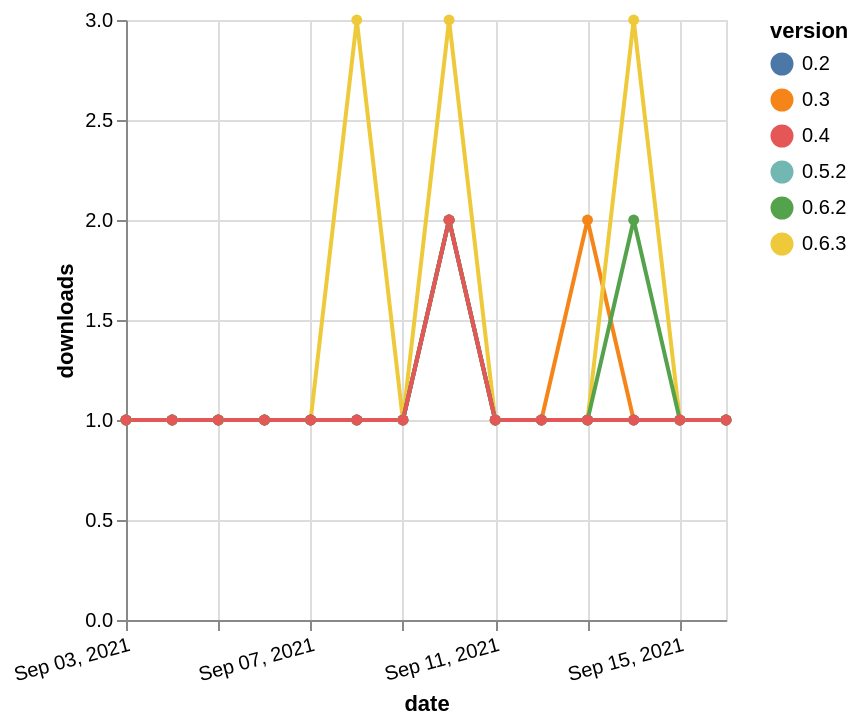

Specify this chart in Vega-Lite:
### Vega-Lite specification from a JSON file in a GitHub repository (floating-point values rounded to 4 significant figures)
{"$schema": "https://vega.github.io/schema/vega-lite/v5.json", "description": "A simple bar chart with embedded data.", "data": {"values": [{"date": "2021-09-03", "total": 183, "delta": 1, "version": "0.3"}, {"date": "2021-09-04", "total": 184, "delta": 1, "version": "0.3"}, {"date": "2021-09-05", "total": 185, "delta": 1, "version": "0.3"}, {"date": "2021-09-06", "total": 186, "delta": 1, "version": "0.3"}, {"date": "2021-09-07", "total": 187, "delta": 1, "version": "0.3"}, {"date": "2021-09-08", "total": 188, "delta": 1, "version": "0.3"}, {"date": "2021-09-09", "total": 189, "delta": 1, "version": "0.3"}, {"date": "2021-09-10", "total": 191, "delta": 2, "version": "0.3"}, {"date": "2021-09-11", "total": 192, "delta": 1, "version": "0.3"}, {"date": "2021-09-12", "total": 193, "delta": 1, "version": "0.3"}, {"date": "2021-09-13", "total": 195, "delta": 2, "version": "0.3"}, {"date": "2021-09-14", "total": 196, "delta": 1, "version": "0.3"}, {"date": "2021-09-15", "total": 197, "delta": 1, "version": "0.3"}, {"date": "2021-09-16", "total": 198, "delta": 1, "version": "0.3"}, {"date": "2021-09-03", "total": 233, "delta": 1, "version": "0.6.3"}, {"date": "2021-09-04", "total": 234, "delta": 1, "version": "0.6.3"}, {"date": "2021-09-05", "total": 235, "delta": 1, "version": "0.6.3"}, {"date": "2021-09-06", "total": 236, "delta": 1, "version": "0.6.3"}, {"date": "2021-09-07", "total": 237, "delta": 1, "version": "0.6.3"}, {"date": "2021-09-08", "total": 240, "delta": 3, "version": "0.6.3"}, {"date": "2021-09-09", "total": 241, "delta": 1, "version": "0.6.3"}, {"date": "2021-09-10", "total": 244, "delta": 3, "version": "0.6.3"}, {"date": "2021-09-11", "total": 245, "delta": 1, "version": "0.6.3"}, {"date": "2021-09-12", "total": 246, "delta": 1, "version": "0.6.3"}, {"date": "2021-09-13", "total": 247, "delta": 1, "version": "0.6.3"}, {"date": "2021-09-14", "total": 250, "delta": 3, "version": "0.6.3"}, {"date": "2021-09-15", "total": 251, "delta": 1, "version": "0.6.3"}, {"date": "2021-09-16", "total": 252, "delta": 1, "version": "0.6.3"}, {"date": "2021-09-03", "total": 175, "delta": 1, "version": "0.5.2"}, {"date": "2021-09-04", "total": 176, "delta": 1, "version": "0.5.2"}, {"date": "2021-09-05", "total": 177, "delta": 1, "version": "0.5.2"}, {"date": "2021-09-06", "total": 178, "delta": 1, "version": "0.5.2"}, {"date": "2021-09-07", "total": 179, "delta": 1, "version": "0.5.2"}, {"date": "2021-09-08", "total": 180, "delta": 1, "version": "0.5.2"}, {"date": "2021-09-09", "total": 181, "delta": 1, "version": "0.5.2"}, {"date": "2021-09-10", "total": 183, "delta": 2, "version": "0.5.2"}, {"date": "2021-09-11", "total": 184, "delta": 1, "version": "0.5.2"}, {"date": "2021-09-12", "total": 185, "delta": 1, "version": "0.5.2"}, {"date": "2021-09-13", "total": 186, "delta": 1, "version": "0.5.2"}, {"date": "2021-09-14", "total": 187, "delta": 1, "version": "0.5.2"}, {"date": "2021-09-15", "total": 188, "delta": 1, "version": "0.5.2"}, {"date": "2021-09-16", "total": 189, "delta": 1, "version": "0.5.2"}, {"date": "2021-09-03", "total": 168, "delta": 1, "version": "0.2"}, {"date": "2021-09-04", "total": 169, "delta": 1, "version": "0.2"}, {"date": "2021-09-05", "total": 170, "delta": 1, "version": "0.2"}, {"date": "2021-09-06", "total": 171, "delta": 1, "version": "0.2"}, {"date": "2021-09-07", "total": 172, "delta": 1, "version": "0.2"}, {"date": "2021-09-08", "total": 173, "delta": 1, "version": "0.2"}, {"date": "2021-09-09", "total": 174, "delta": 1, "version": "0.2"}, {"date": "2021-09-10", "total": 176, "delta": 2, "version": "0.2"}, {"date": "2021-09-11", "total": 177, "delta": 1, "version": "0.2"}, {"date": "2021-09-12", "total": 178, "delta": 1, "version": "0.2"}, {"date": "2021-09-13", "total": 179, "delta": 1, "version": "0.2"}, {"date": "2021-09-14", "total": 180, "delta": 1, "version": "0.2"}, {"date": "2021-09-15", "total": 181, "delta": 1, "version": "0.2"}, {"date": "2021-09-16", "total": 182, "delta": 1, "version": "0.2"}, {"date": "2021-09-03", "total": 160, "delta": 1, "version": "0.6.2"}, {"date": "2021-09-04", "total": 161, "delta": 1, "version": "0.6.2"}, {"date": "2021-09-05", "total": 162, "delta": 1, "version": "0.6.2"}, {"date": "2021-09-06", "total": 163, "delta": 1, "version": "0.6.2"}, {"date": "2021-09-07", "total": 164, "delta": 1, "version": "0.6.2"}, {"date": "2021-09-08", "total": 165, "delta": 1, "version": "0.6.2"}, {"date": "2021-09-09", "total": 166, "delta": 1, "version": "0.6.2"}, {"date": "2021-09-10", "total": 168, "delta": 2, "version": "0.6.2"}, {"date": "2021-09-11", "total": 169, "delta": 1, "version": "0.6.2"}, {"date": "2021-09-12", "total": 170, "delta": 1, "version": "0.6.2"}, {"date": "2021-09-13", "total": 171, "delta": 1, "version": "0.6.2"}, {"date": "2021-09-14", "total": 173, "delta": 2, "version": "0.6.2"}, {"date": "2021-09-15", "total": 174, "delta": 1, "version": "0.6.2"}, {"date": "2021-09-16", "total": 175, "delta": 1, "version": "0.6.2"}, {"date": "2021-09-03", "total": 156, "delta": 1, "version": "0.4"}, {"date": "2021-09-04", "total": 157, "delta": 1, "version": "0.4"}, {"date": "2021-09-05", "total": 158, "delta": 1, "version": "0.4"}, {"date": "2021-09-06", "total": 159, "delta": 1, "version": "0.4"}, {"date": "2021-09-07", "total": 160, "delta": 1, "version": "0.4"}, {"date": "2021-09-08", "total": 161, "delta": 1, "version": "0.4"}, {"date": "2021-09-09", "total": 162, "delta": 1, "version": "0.4"}, {"date": "2021-09-10", "total": 164, "delta": 2, "version": "0.4"}, {"date": "2021-09-11", "total": 165, "delta": 1, "version": "0.4"}, {"date": "2021-09-12", "total": 166, "delta": 1, "version": "0.4"}, {"date": "2021-09-13", "total": 167, "delta": 1, "version": "0.4"}, {"date": "2021-09-14", "total": 168, "delta": 1, "version": "0.4"}, {"date": "2021-09-15", "total": 169, "delta": 1, "version": "0.4"}, {"date": "2021-09-16", "total": 170, "delta": 1, "version": "0.4"}]}, "width": "container", "mark": {"type": "line", "point": {"filled": true}}, "encoding": {"x": {"field": "date", "type": "temporal", "timeUnit": "yearmonthdate", "title": "date", "axis": {"labelAngle": -15}}, "y": {"field": "delta", "type": "quantitative", "title": "downloads"}, "color": {"field": "version", "type": "nominal"}, "tooltip": {"field": "delta"}}}
